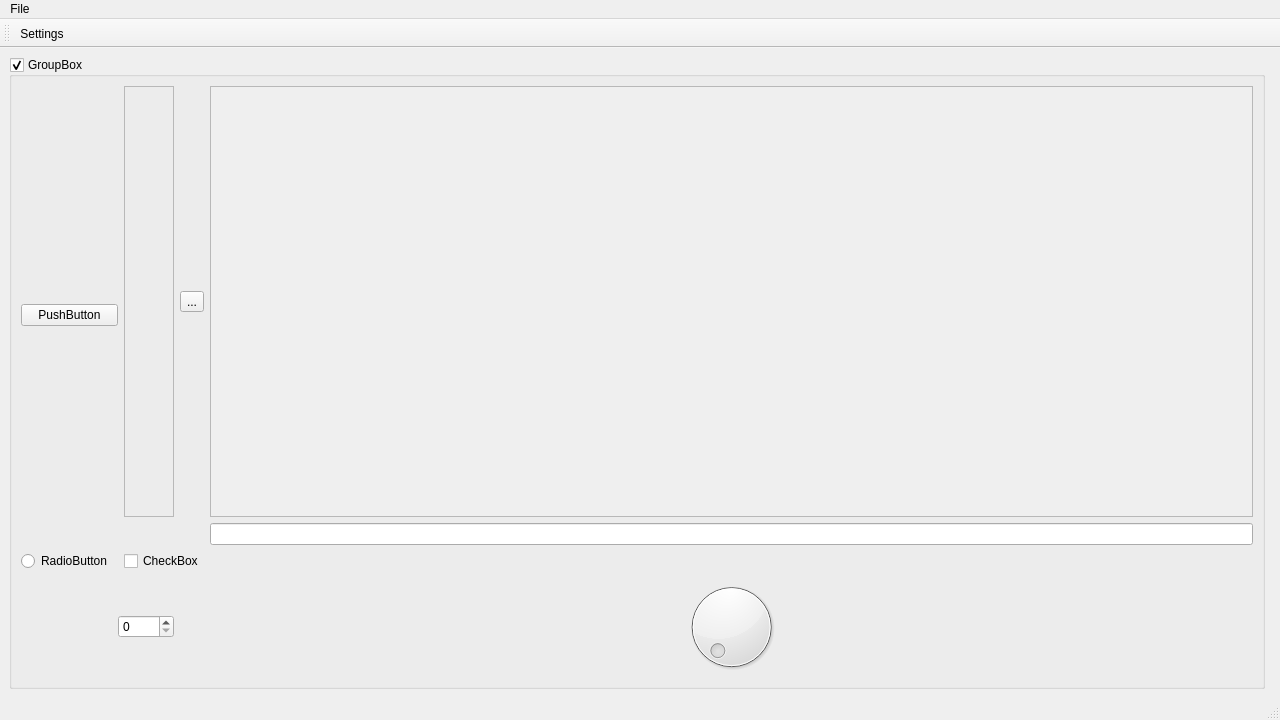
<?xml version="1.0" encoding="UTF-8"?>
<ui version="4.0">
 <class>MainWindow</class>
 <widget class="QMainWindow" name="MainWindow">
  <property name="geometry">
   <rect>
    <x>0</x>
    <y>0</y>
    <width>1280</width>
    <height>720</height>
   </rect>
  </property>
  <property name="windowTitle">
   <string>MainWindow</string>
  </property>
  <widget class="QWidget" name="centralwidget">
   <layout class="QGridLayout" name="gridLayout">
    <item row="0" column="1">
     <widget class="ads::CDockManager" name="mainDockManager"/>
    </item>
    <item row="0" column="0">
     <widget class="QGroupBox" name="groupBox">
      <property name="title">
       <string>GroupBox</string>
      </property>
      <property name="checkable">
       <bool>true</bool>
      </property>
      <layout class="QGridLayout" name="gridLayout_2">
       <item row="0" column="0" rowspan="2" colspan="2">
        <widget class="QPushButton" name="pushButton">
         <property name="text">
          <string>PushButton</string>
         </property>
        </widget>
       </item>
       <item row="0" column="3">
        <widget class="QToolButton" name="toolButton">
         <property name="text">
          <string>...</string>
         </property>
        </widget>
       </item>
       <item row="1" column="4">
        <widget class="QLineEdit" name="lineEdit"/>
       </item>
       <item row="2" column="0">
        <widget class="QRadioButton" name="radioButton">
         <property name="text">
          <string>RadioButton</string>
         </property>
        </widget>
       </item>
       <item row="2" column="2" colspan="2">
        <widget class="QCheckBox" name="checkBox">
         <property name="text">
          <string>CheckBox</string>
         </property>
        </widget>
       </item>
       <item row="3" column="1" colspan="2">
        <widget class="QSpinBox" name="spinBox"/>
       </item>
       <item row="3" column="4">
        <widget class="QDial" name="dial"/>
       </item>
       <item row="0" column="2">
        <widget class="QFrame" name="frame">
         <property name="frameShape">
          <enum>QFrame::StyledPanel</enum>
         </property>
         <property name="frameShadow">
          <enum>QFrame::Raised</enum>
         </property>
        </widget>
       </item>
       <item row="0" column="4">
        <widget class="QScrollArea" name="scrollArea">
         <property name="widgetResizable">
          <bool>true</bool>
         </property>
         <widget class="QWidget" name="scrollAreaWidgetContents">
          <property name="geometry">
           <rect>
            <x>0</x>
            <y>0</y>
            <width>1046</width>
            <height>430</height>
           </rect>
          </property>
         </widget>
        </widget>
       </item>
      </layout>
     </widget>
    </item>
   </layout>
  </widget>
  <widget class="QStatusBar" name="statusbar"/>
  <widget class="QMenuBar" name="menubar">
   <property name="geometry">
    <rect>
     <x>0</x>
     <y>0</y>
     <width>1280</width>
     <height>20</height>
    </rect>
   </property>
   <widget class="QMenu" name="menuFile">
    <property name="title">
     <string>File</string>
    </property>
    <addaction name="actionExit"/>
   </widget>
   <addaction name="menuFile"/>
  </widget>
  <widget class="QToolBar" name="toolBar">
   <property name="windowTitle">
    <string>toolBar</string>
   </property>
   <attribute name="toolBarArea">
    <enum>TopToolBarArea</enum>
   </attribute>
   <attribute name="toolBarBreak">
    <bool>false</bool>
   </attribute>
   <addaction name="actionSettings"/>
  </widget>
  <action name="actionExit">
   <property name="text">
    <string>Exit</string>
   </property>
  </action>
  <action name="actionSettings">
   <property name="text">
    <string>Settings</string>
   </property>
  </action>
 </widget>
 <customwidgets>
  <customwidget>
   <class>ads::CDockManager</class>
   <extends>QFrame</extends>
   <header location="global">DockManager.h</header>
   <container>1</container>
  </customwidget>
 </customwidgets>
 <resources/>
 <connections/>
</ui>
